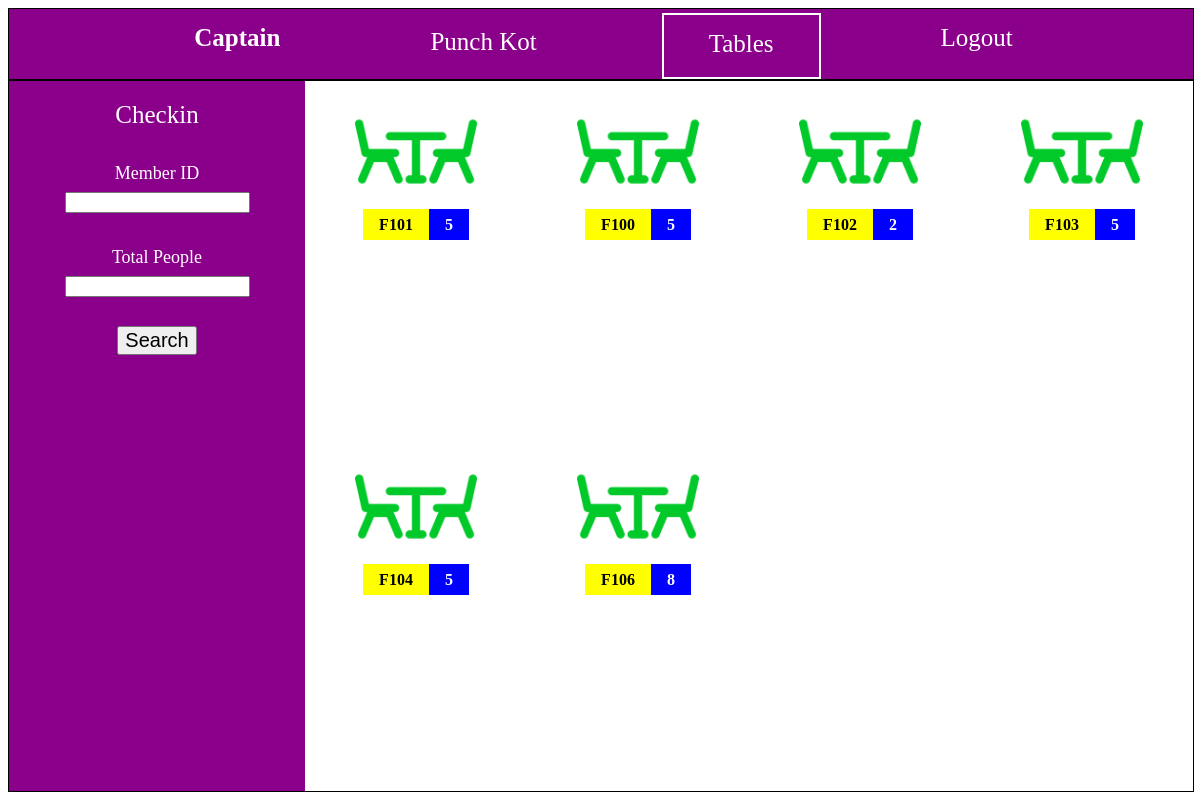
Page /captain/ on the earlier database version.
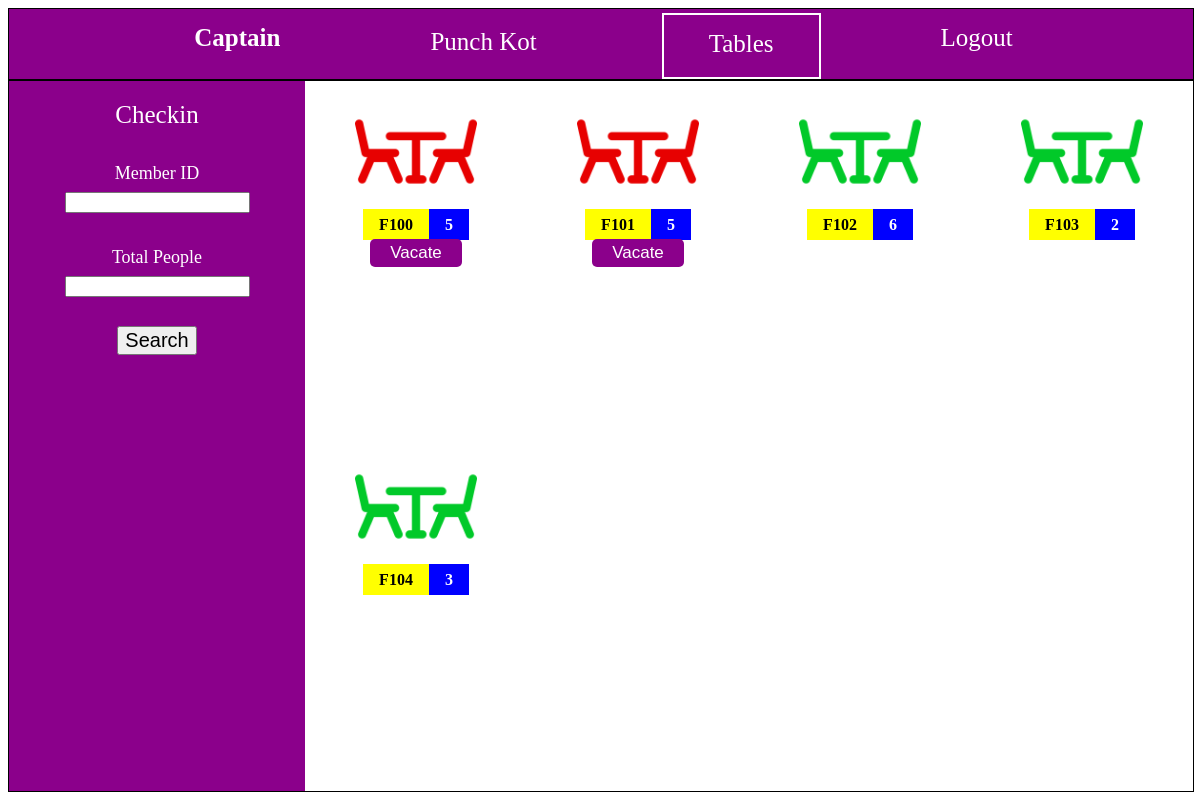
Same page on the later database version.
### menu/models.py (models this page shows, shortened)
class Table(models.Model):
	table_id = models.CharField(max_length=15)
	service_id = models.CharField(max_length=20)
	capacity = models.IntegerField()
	status = models.CharField(default="vacant", max_length=20)

### member/views.py (the view, shortened to what this page needs)
# urls.py: path('captain/',views.captain,name="captain"),
@csrf_exempt
def captain(request):
    if request.method=='GET':
        a=Table.objects.all()
        b=Members.objects.all()
        return render(request,"captain.html",{"tables":a,"memberss":b})

### templates/captain.html (shortened to what this page needs)
{% load static %}
<!DOCTYPE html>
<html lang="en"><head><meta http-equiv="Content-Type" content="text/html; charset=UTF-8">
<html>
<head>
</head>
<body>
  <div class="topnav" style="display:flex;justify-content: center;">
    <b>Captain</b>
   <a class="active" href="/captain/punch/">Punch Kot</a>
   <a href="/captain/" class="active" style="border:solid 2px white;">Tables</a>
   <a href="/logout/">Logout</a>
  </div>
  <div class="container">
    <div class="left-side">
      <div style="font-size:25px;color:white;padding-top:20px;width:100%">
      <center><span>Checkin</span></center>
      <br>
      <center>
      <form method="post" action="/captain/checkin/">
        <label for="member" style="font-size: 18px;">Member ID</label><br>
        <input id="member" name="member" list="members" type="text" required>
           <br><br>
           <label for="quantity" style="font-size: 18px;">Total People</label><br>
           <input id="quantity" name="quantity" type="number" required><br><br>
           <input type="submit" style="font-size:20px;" value="Search">
        <br>
      </form>
    </center>
    </div>
    </div>
    <div class="right-side">
    {% for table in tables %}
      <div class="table-item">
        <center>
            {% if table.status == "occupied" %}
            <img src="{% static "images/red-chair.png" %}">
                <center><b style="background-color:yellow;padding-top:7px;padding-bottom:7px;padding-left: 16px;padding-right: 16px;">{{ table.table_id }}</b><b style="background-color:blue;color:white;padding-top:7px;padding-bottom:7px;padding-left: 16px;padding-right: 16px;">{{ table.capacity }}</b></center>
                <center>
         <form id="{{ table.table_id }}_form" method="post" action="">
          <input type="submit" value="Vacate" style="font-size:17px;border-radius:5px;padding-top:4px;padding-bottom:4px;padding-left:20px;padding-right:20px;margin-top:5px;background-color: #8B008B;color:white;border:none;">
         </form>
       </center>
            {% else %}
                <img src="{% static "images/green-chair.png" %}">
                       <center><b style="background-color:yellow;padding-top:7px;padding-bottom:7px;padding-left: 16px;padding-right: 16px;">{{ table.table_id }}</b><b style="background-color:blue;color:white;padding-top:7px;padding-bottom:7px;padding-left: 16px;padding-right: 16px;">{{ table.capacity }}</b></center>
            {% endif %}
       </center>
      </div>
        {% endfor %}
      </div>
    </div>
</body>
</html>

### templates/captain.html (style rules this page uses)
.topnav { width:100%; background-color: #8B008B; height:70px; border:1px solid black; }
.container { top:0px; display:flex; justify-content:center; border:1px solid black; width:100%; }
.left-side { height:500px; width:25%; background-color:#8B008B; left-margin:0px; float:left; left:; }
.right-side { width:75%; overflow-y: scroll; display:grid; grid-template-columns: auto auto auto auto; float:right; }
.table-item { margin: 10px; height:180px; margin-bottom: 20px; }
img { width:60%; }
a { float: right; color: white; text-align: center; padding: 15px 40px; text-decoration: none; font-size: 25px; }
.active { float: right; color: white; text-align: center; padding: 15px 45px; text-decoration: none; font-size: 25px; margin-top: 4px; margin-right: 80px; }
.topnav b { float: left; color: white; text-align: center; padding: 15px 45px; text-decoration: none; font-size: 25px; margin-right:60px; }

Differences in the rows shown:
removed Table: table_id "F103", capacity "5"
removed Table: table_id "F104", capacity "5"
removed Table: table_id "F106", capacity "8"
changed Table (number 1 of 5 on the later page): status: picture added; status "vacant" → "occupied" (drawn); value (not shown) → "Vacate"; status: picture removed; table_id "F101" → "F100"
added Table: table_id "F101", capacity "5"
added Table: table_id "F102", capacity "6"
changed Table (number 4 of 5 on the later page): table_id "F100" → "F103"; capacity "5" → "2"
changed Table (number 5 of 5 on the later page): table_id "F102" → "F104"; capacity "2" → "3"
